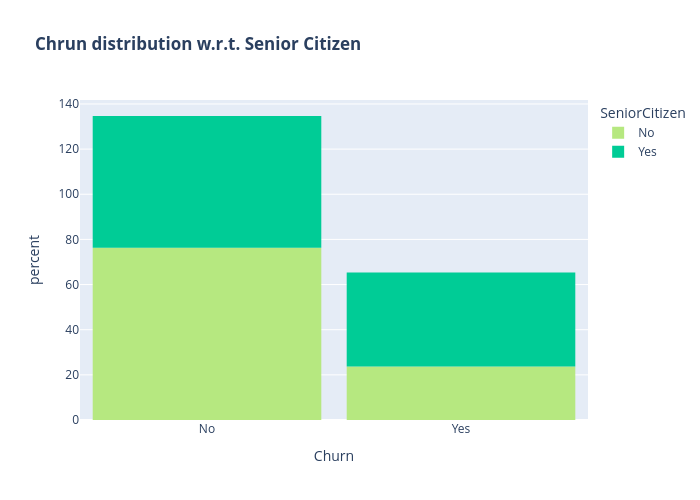

Notebook code for this chart:
### Code cell
color_map = {"Yes": '#00CC96', "No": '#B6E880'}

fig = px.histogram(df, x="Churn", color="SeniorCitizen", 
                   title="<b>Chrun distribution w.r.t. Senior Citizen</b>", 
                   histnorm="percent",
                   color_discrete_map=color_map)

fig.update_layout(width=700, height=500, bargap=0.1)
fig.show()

### Figure 1 — Plotly figure (JSON) as saved in the notebook; plotly's stock layout.template omitted (floating-point values rounded to 4 significant figures; data arrays with more than 128 entries replaced by an {"elided": "..."} marker saying what was removed)
{"data": [{"bingroup": "x", "histnorm": "percent", "hovertemplate": "SeniorCitizen=No<br>Churn=%{x}<br>percent=%{y}<extra></extra>", "legendgroup": "No", "marker": {"color": "#B6E880", "pattern": {"shape": ""}}, "name": "No", "orientation": "v", "showlegend": true, "type": "histogram", "x": {"elided": "5890 str values"}, "xaxis": "x", "yaxis": "y"}, {"bingroup": "x", "histnorm": "percent", "hovertemplate": "SeniorCitizen=Yes<br>Churn=%{x}<br>percent=%{y}<extra></extra>", "legendgroup": "Yes", "marker": {"color": "#00CC96", "pattern": {"shape": ""}}, "name": "Yes", "orientation": "v", "showlegend": true, "type": "histogram", "x": {"elided": "1142 str values"}, "xaxis": "x", "yaxis": "y"}], "layout": {"bargap": 0.1, "barmode": "relative", "height": 500, "legend": {"title": {"text": "SeniorCitizen"}, "tracegroupgap": 0}, "title": {"text": "<b>Chrun distribution w.r.t. Senior Citizen</b>"}, "width": 700, "xaxis": {"anchor": "y", "domain": [0, 1], "title": {"text": "Churn"}}, "yaxis": {"anchor": "x", "domain": [0, 1], "title": {"text": "percent"}}}}
